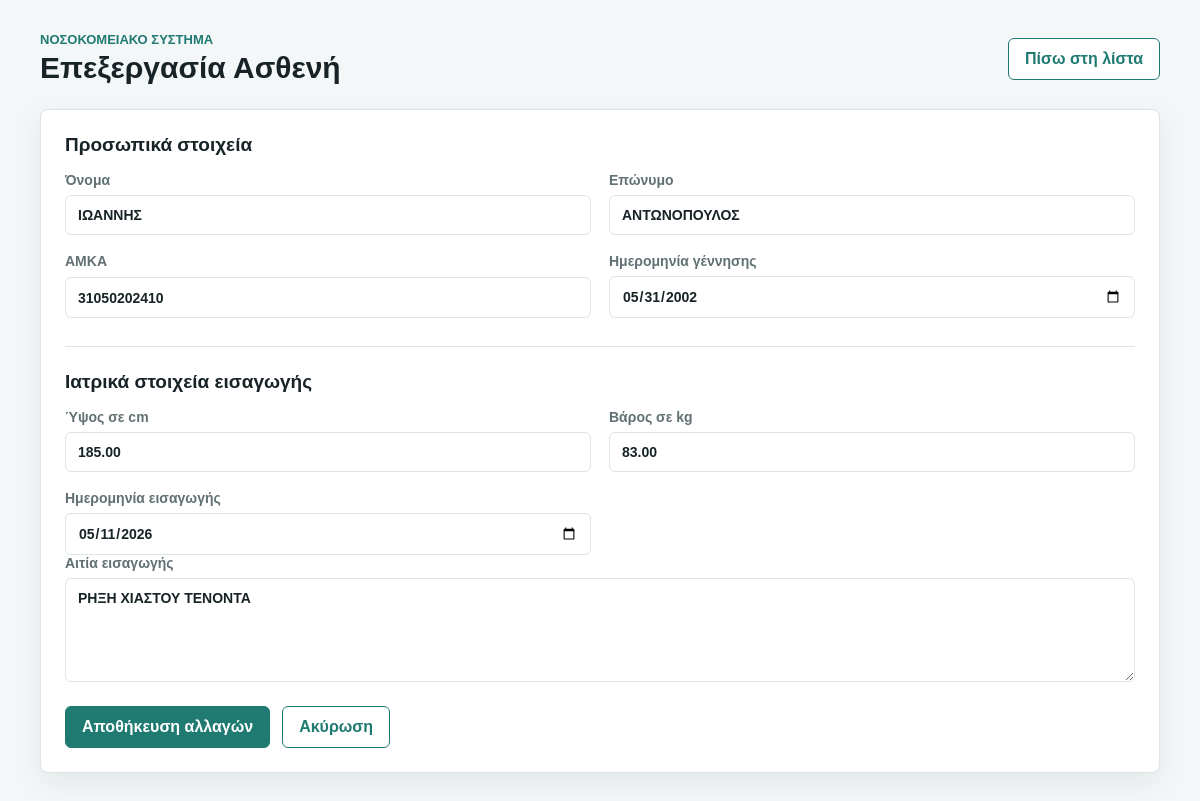
/edit_patient.php?id=4, run on the app's committed database.
### tables this page shows
CREATE TABLE `patients` (
  `id` int(11) NOT NULL AUTO_INCREMENT,
  `first_name` varchar(50) NOT NULL,
  `last_name` varchar(50) NOT NULL,
  `amka` varchar(11) NOT NULL,
  `height` decimal(5,2) NOT NULL,
  `weight` decimal(5,2) NOT NULL,
  `birth_date` date NOT NULL,
  `admission_date` date NOT NULL,
  `reason` text NOT NULL,
  `created_at` timestamp NOT NULL DEFAULT current_timestamp(),
  PRIMARY KEY (`id`),
  UNIQUE KEY `amka` (`amka`)
);

### edit_patient.php (the view, shortened to what this page needs)
<?php
require_once __DIR__ . '/db.php';
$id = filter_input(INPUT_GET, 'id', FILTER_VALIDATE_INT);
$stmt = $pdo->prepare('SELECT * FROM patients WHERE id = :id');
$stmt->execute([':id' => $id]);
$patient = $stmt->fetch();
?>
<!DOCTYPE html>
<html lang="el">
<head>
    <link rel="stylesheet" href="style.css">
</head>
<body>
    <main class="page">
        <header class="topbar">
            <div>
                <p class="eyebrow">Νοσοκομειακό σύστημα</p>
                <h1>Επεξεργασία Ασθενή</h1>
            </div>
            <a class="button secondary" href="patient_list.php">Πίσω στη λίστα</a>
        </header>
        <form class="patient-form" action="update_patient.php" method="post">
            <section class="form-section">
                <h2>Προσωπικά στοιχεία</h2>
                <div class="grid">
                    <label>
                        Όνομα
                        <input type="text" name="first_name" maxlength="50" value="<?php echo htmlspecialchars($patient['first_name'], ENT_QUOTES, 'UTF-8'); ?>" required>
                    </label>
                    <label>
                        Επώνυμο
                        <input type="text" name="last_name" maxlength="50" value="<?php echo htmlspecialchars($patient['last_name'], ENT_QUOTES, 'UTF-8'); ?>" required>
                    </label>
                    <label>
                        ΑΜΚΑ
                        <input type="text" name="amka" maxlength="11" pattern="[0-9]{11}" value="<?php echo htmlspecialchars($patient['amka'], ENT_QUOTES, 'UTF-8'); ?>" required>
                    </label>
                    <label>
                        Ημερομηνία γέννησης
                        <input type="date" name="birth_date" value="<?php echo htmlspecialchars($patient['birth_date'], ENT_QUOTES, 'UTF-8'); ?>" required>
                    </label>
                </div>
            </section>
            <section class="form-section">
                <h2>Ιατρικά στοιχεία εισαγωγής</h2>
                <div class="grid">
                    <label>
                        Ύψος σε cm
                        <input type="number" name="height" min="30" max="260" step="0.01" value="<?php echo htmlspecialchars((string)$patient['height'], ENT_QUOTES, 'UTF-8'); ?>" required>
                    </label>
                    <label>
                        Βάρος σε kg
                        <input type="number" name="weight" min="1" max="500" step="0.01" value="<?php echo htmlspecialchars((string)$patient['weight'], ENT_QUOTES, 'UTF-8'); ?>" required>
                    </label>
                    <label>
                        Ημερομηνία εισαγωγής
                        <input type="date" name="admission_date" value="<?php echo htmlspecialchars($patient['admission_date'], ENT_QUOTES, 'UTF-8'); ?>" required>
                    </label>
                </div>
                <label>
                    Αιτία εισαγωγής
                    <textarea name="reason" rows="5" required><?php echo htmlspecialchars($patient['reason'], ENT_QUOTES, 'UTF-8'); ?></textarea>
                </label>
            </section>
            <div class="actions">
                <button class="button" type="submit">Αποθήκευση αλλαγών</button>
                <a class="button secondary" href="patient_list.php">Ακύρωση</a>
            </div>
        </form>
    </main>
</body>
</html>

### style.css (style rules this page uses)
:root { color-scheme: light; --bg: #f4f7f8; --surface: #ffffff; --ink: #172326; --muted: #617073; --line: #dbe4e6; --accent: #1f7a72; --accent-dark: #155b55; --danger: #b42318; --success: #167247; }
* { box-sizing: border-box; }
body { margin: 0; min-height: 100vh; background: var(--bg); color: var(--ink); font-family: Arial, Helvetica, sans-serif; }
.page { width: min(1120px, calc(100% - 32px)); margin: 0 auto; padding: 32px 0; }
.topbar { display: flex; align-items: center; justify-content: space-between; gap: 16px; margin-bottom: 24px; }
.eyebrow { margin: 0 0 4px; color: var(--accent); font-size: 13px; font-weight: 700; text-transform: uppercase; }
h1, h2 { margin: 0; }
h1 { font-size: 30px; }
h2 { margin-bottom: 16px; font-size: 19px; }
.patient-form, .table-wrap, .search-form { background: var(--surface); border: 1px solid var(--line); border-radius: 8px; box-shadow: 0 10px 30px rgba(23, 35, 38, 0.07); }
.patient-form { padding: 24px; }
.form-section + .form-section { margin-top: 28px; padding-top: 24px; border-top: 1px solid var(--line); }
.grid { display: grid; grid-template-columns: repeat(2, minmax(0, 1fr)); gap: 18px; }
label { display: grid; gap: 7px; color: var(--muted); font-size: 14px; font-weight: 700; }
input, textarea { width: 100%; border: 1px solid var(--line); border-radius: 6px; padding: 11px 12px; color: var(--ink); font: inherit; background: #ffffff; }
textarea { resize: vertical; }
.actions { display: flex; gap: 12px; flex-wrap: wrap; margin-top: 24px; }
.button { display: inline-flex; align-items: center; justify-content: center; min-height: 42px; border: 1px solid var(--accent); border-radius: 6px; padding: 0 16px; background: var(--accent); color: #ffffff; font: inherit; font-weight: 700; text-decoration: none; cursor: pointer; }
.button.secondary { background: #ffffff; color: var(--accent); }

### data on the page
patients: first_name "ΙΩΑΝΝΗΣ", last_name "ΑΝΤΩΝΟΠΟΥΛΟΣ", amka "31050202410", birth_date "05/31/2002", height "185.00", weight "83.00", admission_date "05/11/2026", reason "ΡΗΞΗ ΧΙΑΣΤΟΥ ΤΕΝΟΝΤΑ"
